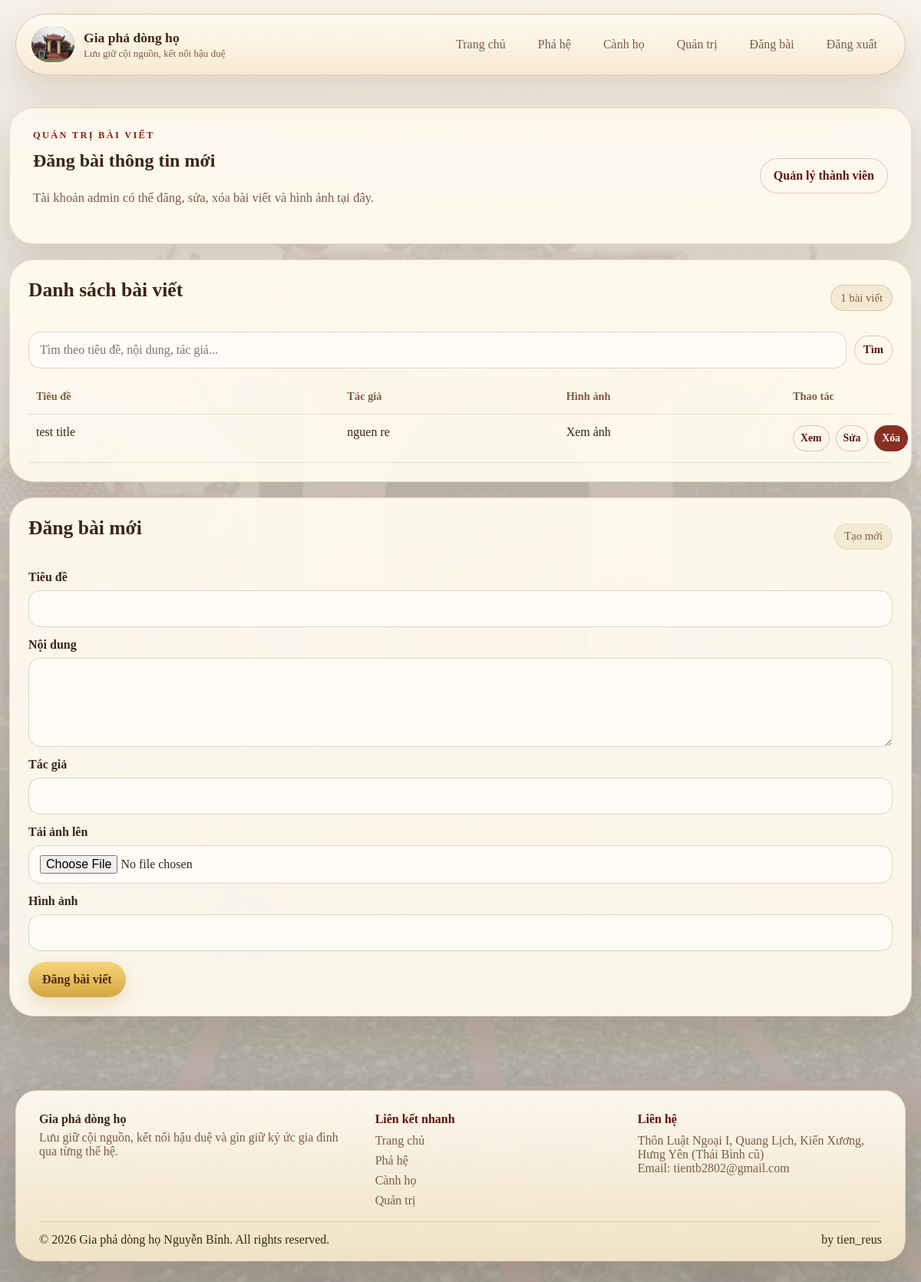
The app's page /manage/articles/ (signed in), older data.
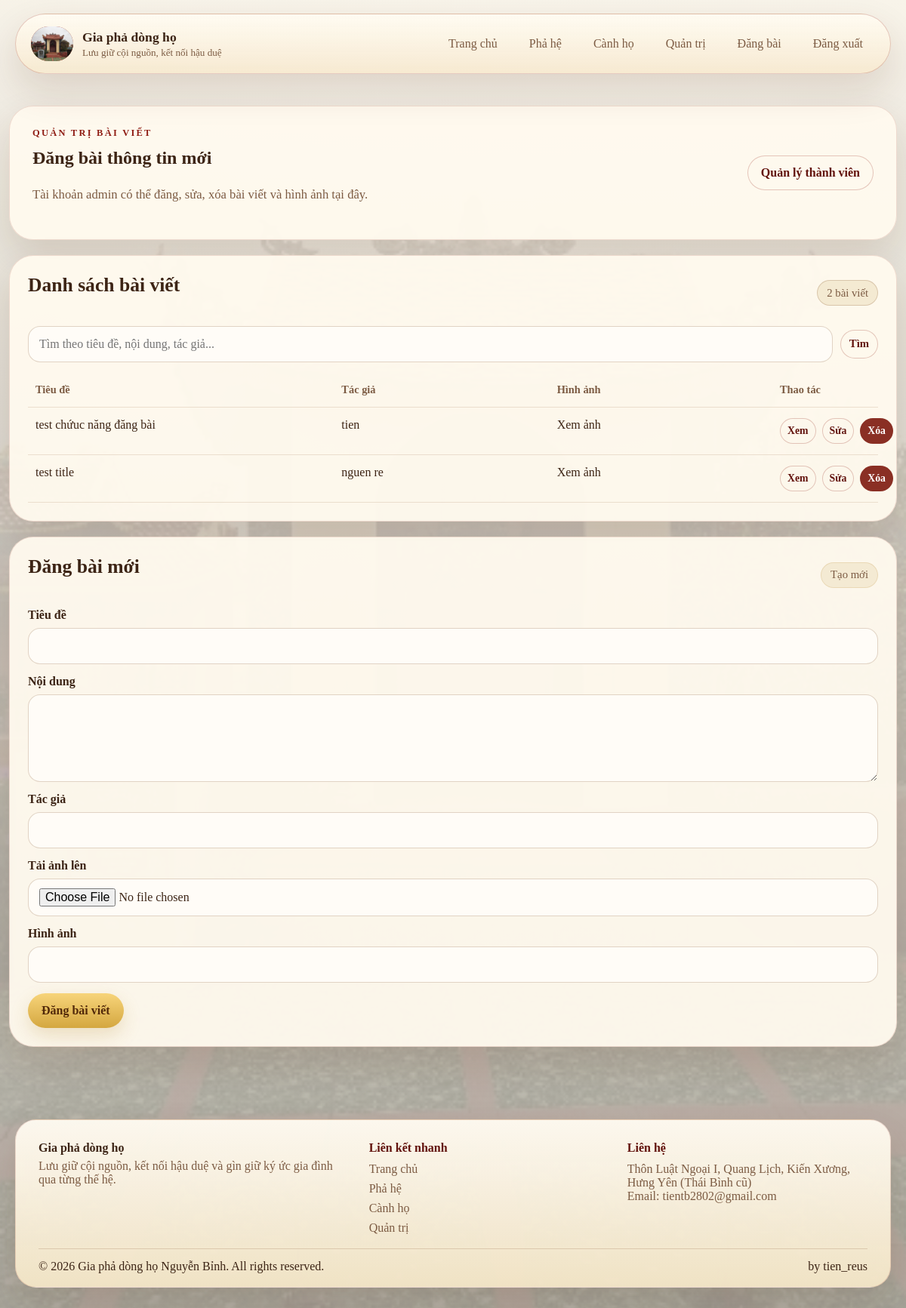
The same page, newer data.
### genealogy/models.py (models this page shows, shortened)
class Article(models.Model):
    title = models.CharField('Tiêu đề', max_length=200)
    content = models.TextField('Nội dung')
    author = models.CharField('Tác giả', max_length=120)
    image_url = models.URLField('Hình ảnh', blank=True)
    image = models.FileField('Tải ảnh lên', upload_to='articles/', blank=True)
    created_at = models.DateTimeField(auto_now_add=True)
    updated_at = models.DateTimeField(auto_now=True)
    class Meta:
        verbose_name = 'Bài viết'
        verbose_name_plural = 'Bài viết'
        ordering = ['-created_at']
    @property
    def display_image(self):
        if self.image:
            return self.image.url
        return self.image_url

### genealogy/views.py (the view)
# urls.py: path('manage/articles/', views.manage_articles, name='manage_articles'),
@user_passes_test(is_admin_user, login_url='/login/')
def manage_articles(request):
    article_edit_id = request.GET.get('edit_article')
    article_query = (request.GET.get('article_q') or '').strip()
    edit_article = get_object_or_404(Article, pk=article_edit_id) if article_edit_id else None
    if request.method == 'POST':
        action = request.POST.get('action', 'save_article')
        if action == 'delete_article':
            article = get_object_or_404(Article, pk=request.POST.get('article_id'))
            article.delete()
            messages.success(request, 'Đã xóa bài viết.')
            return redirect('manage_articles')
        if action == 'save_article':
            instance = get_object_or_404(Article, pk=request.POST.get('article_id')) if request.POST.get('article_id') else None
            article_form = ArticleForm(request.POST, request.FILES, instance=instance)
            if article_form.is_valid():
                saved = article_form.save()
                message = f'Đã cập nhật bài viết {saved.title}.' if instance else f'Đã đăng bài viết {saved.title}.'
                messages.success(request, message)
                return redirect('manage_articles')
    else:
        article_form = ArticleForm(instance=edit_article)
    articles = Article.objects.all()
    if article_query:
        articles = articles.filter(
            Q(title__icontains=article_query)
            | Q(content__icontains=article_query)
            | Q(author__icontains=article_query)
        )
    context = {
        'article_form': article_form,
        'edit_article': edit_article,
        'articles': articles,
        'article_query': article_query,
    }
    return render(request, 'genealogy/manage_articles.html', context)

### genealogy/forms.py
class ArticleForm(forms.ModelForm):
    class Meta:
        model = Article
        fields = ['title', 'content', 'author', 'image', 'image_url']
        widgets = {
            'content': forms.Textarea(attrs={'rows': 5}),
        }
    def __init__(self, *args, **kwargs):
        super().__init__(*args, **kwargs)
        for field in self.fields.values():
            field.widget.attrs.setdefault('class', 'form-control')

### genealogy/views.py (called while the page is built)
def is_admin_user(user):
    return user.is_authenticated and user.is_staff

### templates/genealogy/manage_articles.html (shortened to what this page needs)
{% extends 'base.html' %}
{% block content %}
<section class="section">
    <div class="container container-wide">
        <div class="manage-header-card">
            <div>
                <p class="eyebrow">Quản trị bài viết</p>
                <h1>Đăng bài thông tin mới</h1>
                <p class="lead">Tài khoản admin có thể đăng, sửa, xóa bài viết và hình ảnh tại đây.</p>
            </div>
            <div class="hero-actions">
                <a class="button secondary" href="{% url 'manage_members' %}">Quản lý thành viên</a>
            </div>
        </div>
        <div class="manage-layout">
            <div class="table-card">
                <div class="panel-top">
                    <h2>Danh sách bài viết</h2>
                    <span class="pill">{{ articles|length }} bài viết</span>
                </div>
                <form method="get" class="search-inline">
                    <input
                        class="form-control search-input"
                        type="text"
                        name="article_q"
                        value="{{ article_query }}"
                        placeholder="Tìm theo tiêu đề, nội dung, tác giả..."
                    >
                    <button class="button secondary small" type="submit">Tìm</button>
                </form>
                <table class="data-table">
                    <thead>
                        <tr>
                            <th>Tiêu đề</th>
                            <th>Tác giả</th>
                            <th>Hình ảnh</th>
                            <th>Thao tác</th>
                        </tr>
                    </thead>
                    <tbody>
                        {% for article in articles %}
                            <tr>
                                <td>{{ article.title }}</td>
                                <td>{{ article.author }}</td>
                                <td>{% if article.display_image %}<a href="{{ article.display_image }}" target="_blank" rel="noreferrer">Xem ảnh</a>{% else %}-{% endif %}</td>
                                <td class="action-cell">
                                    <a class="button secondary small" href="{% url 'article_detail' article.id %}" target="_blank" rel="noreferrer">Xem</a>
                                    <a class="button secondary small" href="{% url 'manage_articles' %}?edit_article={{ article.id }}">Sửa</a>
                                    <form method="post">
                                        <button class="button danger small" type="submit">Xóa</button>
                                    </form>
                                </td>
                            </tr>
                        {% empty %}
                            <tr>
                                <td colspan="4">Chưa có bài viết nào.</td>
                            </tr>
                        {% endfor %}
                    </tbody>
                </table>
            </div>
            <aside class="form-card">
                <div class="panel-top">
                    <h2>{% if edit_article %}Sửa bài viết{% else %}Đăng bài mới{% endif %}</h2>
                    <span class="pill pill-soft">{% if edit_article %}Chế độ sửa{% else %}Tạo mới{% endif %}</span>
                </div>
                <form method="post" enctype="multipart/form-data" class="member-form">
                    {% for field in article_form %}
                        <div class="form-field">
                            <label for="{{ field.id_for_label }}">{{ field.label }}</label>
                            {{ field }}
                        </div>
                    {% endfor %}
                    <div class="form-actions">
                        <button class="button primary" type="submit">
                            {% if edit_article %}Cập nhật bài viết{% else %}Đăng bài viết{% endif %}
                        </button>
                    </div>
                </form>
            </aside>
        </div>
    </div>
</section>
{% endblock %}

Row changes from the older to the newer data that the page shows:
added Article: title "test chứuc năng đăng bài", author "tien"
Text that changed along with them:
{{ articles|length }}: "1" → "2"
